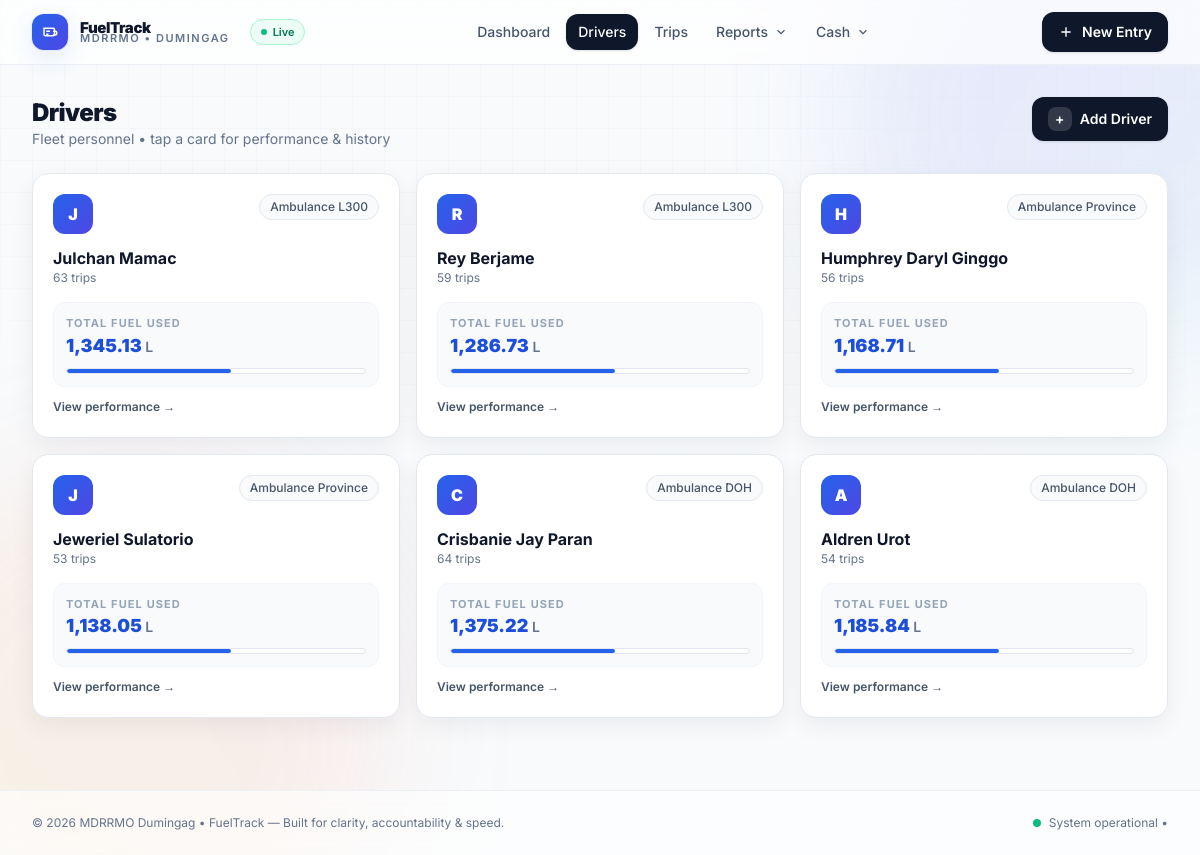
Page /drivers/ on the earlier database version.
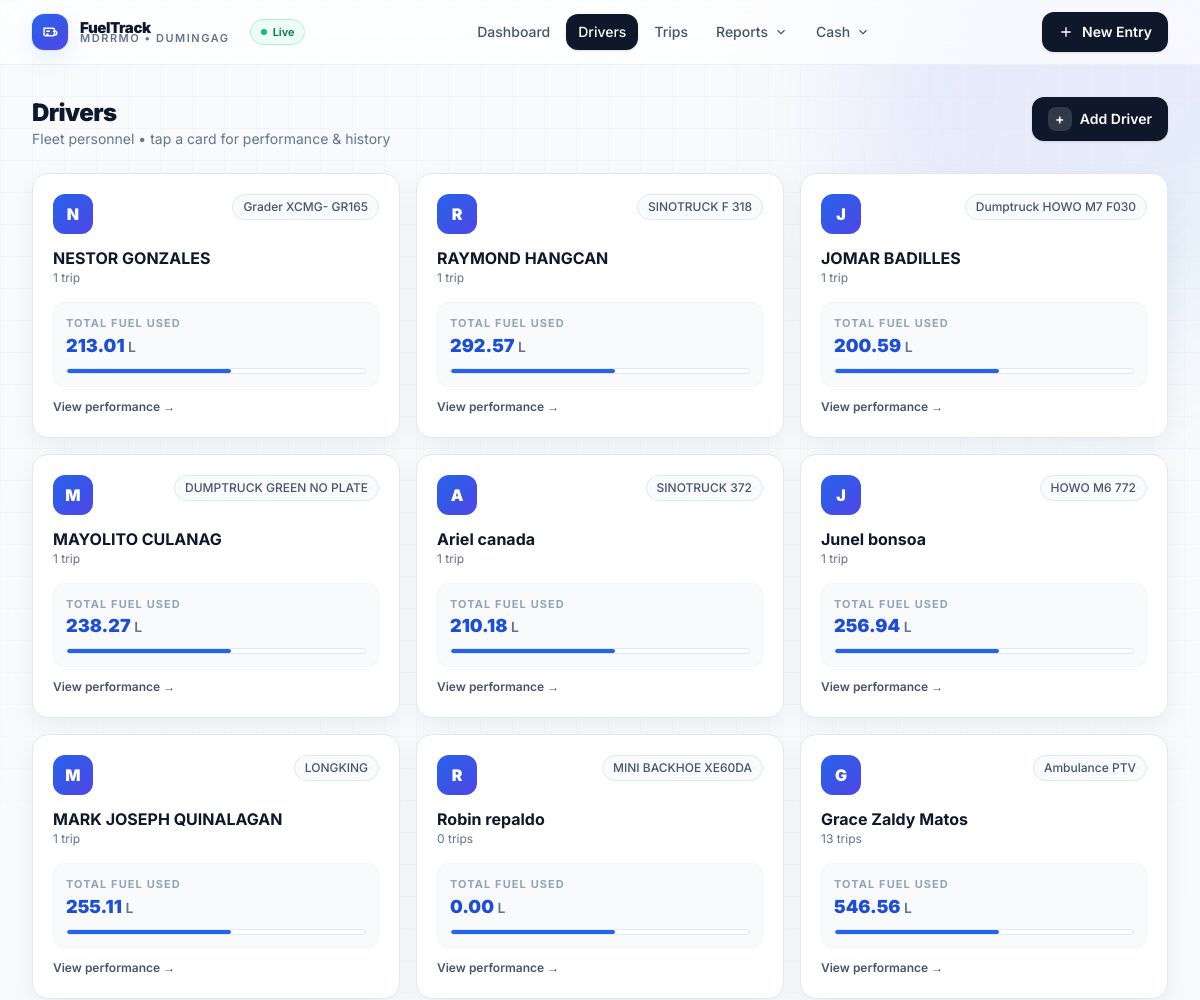
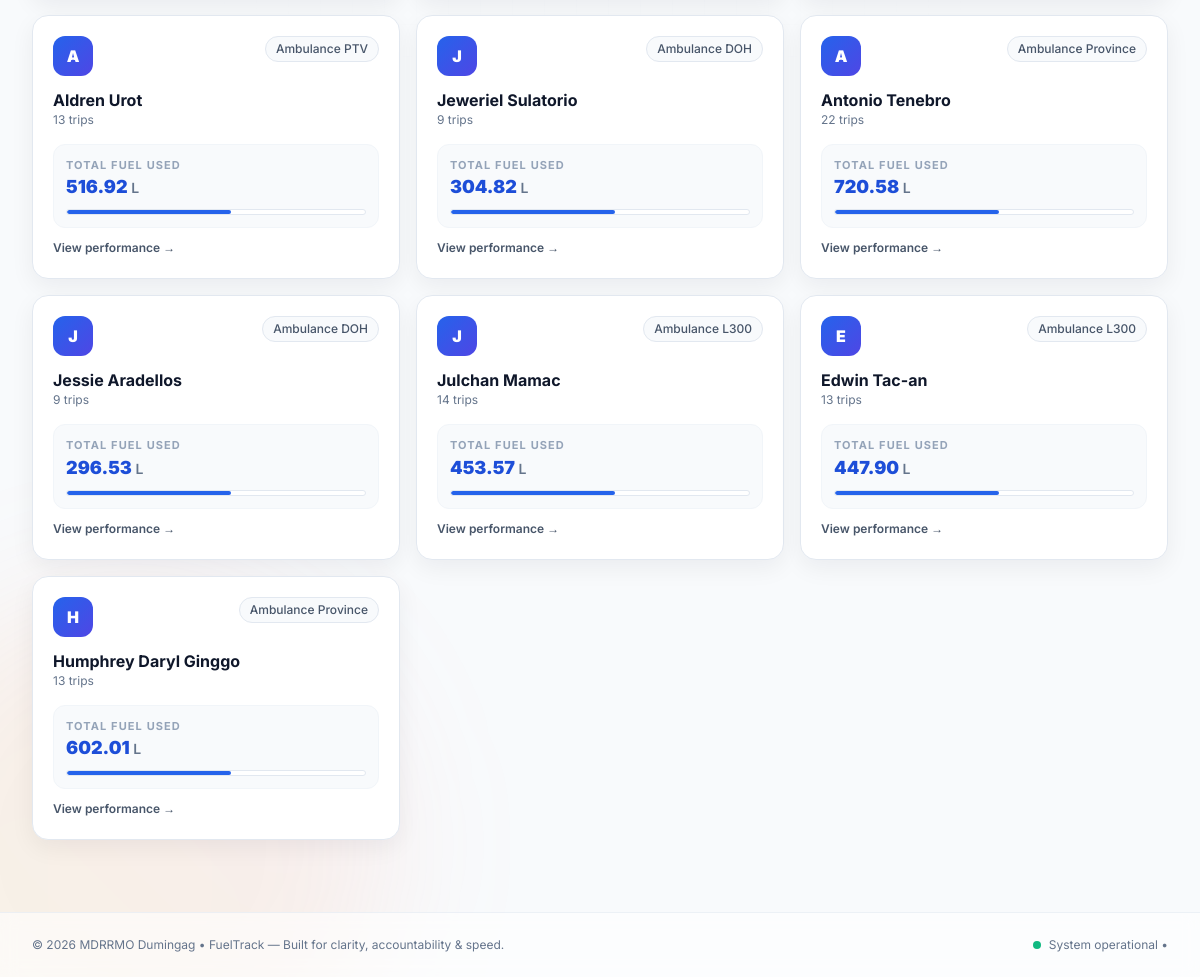
Same page on the later database version (2 pictures, top to bottom).
### fuel/models.py (models this page shows, shortened)
class Driver(models.Model):
    name = models.CharField(max_length=100, unique=True)
    vehicle = models.CharField(max_length=100)
    class Meta:
        verbose_name = "Driver"
        verbose_name_plural = "Drivers"

class FuelConsumption(models.Model):
    reference_number = models.PositiveIntegerField(default=1)
    AMBULANCE_DESTINATION_CHOICES = [
        ('dipolog', 'Dipolog'),
        ('cagayan', 'Cagayan'),
        ('margosatubig', 'Margosatubig'),
        ('pagadian_city', 'Pagadian City'),
        ('ozamiz_city', 'Ozamiz City'),
        ('zamboanga_city', 'Zamboanga City'),
        ('davao_city', 'Davao City'),
        ('ipil', 'Ipil'),
        ('sindangan', 'Sindangan'),
        ('molave_blancia_hospital', 'Molave Blancia Hospital'),  # New destination
    ]
    HEAVY_EQUIPMENT_DESTINATION_CHOICES = [
        ('local', 'Local Area'),
    ]
    MAHAYAG_SPECIAL_CHOICE = [('mahayag', 'Mahayag Medicare')]
    DESTINATION_CHOICES = AMBULANCE_DESTINATION_CHOICES + HEAVY_EQUIPMENT_DESTINATION_CHOICES + MAHAYAG_SPECIAL_CHOICE
    PURPOSE_CHOICES = [
        ('Transport Patient', 'Transport Patient'),
        ('landslide sinonok', 'Landslide Sinonok'),
        ('landslide bag-ong kauswagan', 'Landslide Bag-ong Kauswagan'),
        ('landslide macasing', 'Landslide Macasing'),
        ('mahayag medicare', 'Mahayag Medicare'),
    ]
    driver = models.ForeignKey('Driver', on_delete=models.CASCADE)
    date = models.DateField()
    trip_number = models.PositiveIntegerField(default=1)
    number_of_trips = models.PositiveIntegerField(default=1)
    purpose = models.CharField(max_length=255, choices=PURPOSE_CHOICES, default="Transport Patient")
    destination = models.CharField(max_length=100, choices=DESTINATION_CHOICES, default='local')
    total_liters = models.FloatField()
    cost = models.FloatField()
    vehicle = models.CharField(max_length=100)
    actual_fuel_price = models.FloatField(default=62.00)  # Default to 62.00 for backward compatibility
    departure_time = models.TimeField(null=True, blank=True)
    arrival_time = models.TimeField(null=True, blank=True)
    return_departure_time = models.TimeField(null=True, blank=True)
    return_arrival_time = models.TimeField(null=True, blank=True)
    starting_balance = models.FloatField(null=True, blank=True)  # Starting fuel in tank
    finished_balance = models.FloatField(null=True, blank=True)  # Ending fuel in tank
    consumed_liters = models.FloatField(null=True, blank=True)  # Fuel consumed during trip
    passenger_name = models.CharField(max_length=255, null=True, blank=True)
    or_number = models.CharField(max_length=50, null=True, blank=True)
    MIN_LITERS_PER_TRIP = 17.69
    MAX_LITERS_PER_TRIP = 26.54
    FUEL_PRICE = 62.00 #per liter
    TOTAL_FUEL_ALLOCATION = 5017.135  # 311062.35 / 62.00 = 5017.135 liters
    DESTINATION_BUDGET_MAP = {
        'dipolog': 2500,
        'cagayan': 5000,
        'margosatubig': 2000,
        'pagadian_city': 1000,
        'ozamiz_city': 1500,
        'zamboanga_city': 5000,
        'davao_city': 5000,
        'ipil': 3500,
        'sindangan': 1500,
        'local': 2000,  # Default budget for local trips
        'molave_blancia_hospital': 800,  # New destination budget
    }
    MAHAYAG_BUDGET_UTILIZATION = 900  # Budget available for mahayag special cases (less than ₱1,000)
    HEAVY_EQUIPMENT_FUEL = 400  # Backhoe and Dumptruck consume 400L each
    class Meta:
        unique_together = ('driver', 'date', 'trip_number')

### fuel/views.py (the view)
# urls.py: path('drivers/', views.DriverListView.as_view(), name='driver_list'),
class DriverListView(ListView):
    model = Driver
    template_name = 'fuel/driver_list.html'
    context_object_name = 'drivers'

### fuel/templatetags/custom_filters.py (called while the page is built)
@register.filter
def sum_attr(queryset, attr):
    return sum(getattr(obj, attr, 0) for obj in queryset)

### templates/fuel/driver_list.html (shortened to what this page needs)
{% extends "base.html" %}
{% load custom_filters  humanize %}
{% block content %}
<div class="flex flex-wrap items-start justify-between gap-4">
    <div>
        <h1 class="text-2xl font-black tracking-tight text-slate-900">Drivers</h1>
        <p class="text-sm text-slate-500">Fleet personnel • tap a card for performance & history</p>
    </div>
    <a href="{% url 'driver_new' %}" class="inline-flex items-center gap-2 rounded-xl bg-slate-900 px-4 py-2.5 text-sm font-semibold text-white shadow hover:bg-black">
        <span class="h-6 w-6 rounded-lg bg-white/15 grid place-items-center">+</span> Add Driver
    </a>
</div>
{% if drivers %}
<div class="mt-6 grid grid-cols-1 sm:grid-cols-2 lg:grid-cols-3 gap-4">
    {% for driver in drivers %}
    <a href="{% url 'driver_detail' driver.pk %}" class="group rounded-2xl border border-slate-200 bg-white p-5 shadow-soft hover:shadow-card hover:-translate-y-0.5 transition">
        <div class="flex items-start justify-between gap-3">
            <span class="h-10 w-10 rounded-xl bg-gradient-to-br from-blue-600 to-indigo-600 text-white grid place-items-center font-black">{{ driver.name|slice:":1" }}</span>
            <span class="rounded-full border border-slate-200 bg-slate-50 px-2.5 py-1 text-xs font-medium text-slate-600">{{ driver.vehicle|default:"Fleet" }}</span>
        </div>
        <h3 class="mt-3 text-base font-bold text-slate-900 group-hover:text-blue-700">{{ driver.name }}</h3>
        <p class="text-xs text-slate-500">{{ driver.fuelconsumption_set.count }} trip{{ driver.fuelconsumption_set.count|pluralize }}</p>
        <div class="mt-4 rounded-xl border border-slate-100 bg-slate-50 p-3">
            <p class="text-[11px] font-bold tracking-widest text-slate-400 uppercase">Total Fuel Used</p>
            <p class="text-lg font-black text-blue-700">{{ driver.fuelconsumption_set.all|sum_attr:'total_liters'|floatformat:2|intcomma }}<span class="text-sm font-semibold text-slate-500"> L</span></p>
            <div class="mt-2 h-1.5 rounded-full bg-white border border-slate-200 overflow-hidden"><div class="h-full rounded-full bg-blue-600 w-[55%] group-hover:w-[68%] transition-all"></div></div>
        </div>
        <span class="mt-3 inline-flex text-xs font-semibold text-slate-600 group-hover:text-slate-900">View performance →</span>
    </a>
    {% endfor %}
</div>
{% endif %}
{% endblock %}

### templates/base.html (shortened to what this page needs)
<!DOCTYPE html>
<html lang="en">
{% load custom_filters  humanize %}
<head>
    <script src="https://cdn.tailwindcss.com"></script>
</head>
<body class="bg-[#f8fafc] text-slate-900 min-h-screen selection:bg-blue-600 selection:text-white">
    <div class="fixed inset-0 -z-10 pointer-events-none overflow-hidden">
    </div>
    {% block top_nav %}{% include "partials/top_nav.html" %}{% endblock %}
    <main class="mx-auto max-w-[1440px] px-4 sm:px-6 lg:px-8 py-6 lg:py-8">
        {% block content %}{% endblock %}
    </main>
    <footer class="no-print mt-10 border-t border-slate-200/60 bg-white/60 backdrop-blur">
        <div class="mx-auto max-w-[1440px] px-4 sm:px-6 lg:px-8 py-6 flex flex-col md:flex-row items-center justify-between gap-3 text-xs text-slate-500">
            <p>© {% now "Y" %} MDRRMO Dumingag • FuelTrack — Built for clarity, accountability & speed.</p>
            <p class="flex items-center gap-2">
                <span class="inline-flex h-2 w-2 rounded-full bg-emerald-500 animate-pulse"></span>
                System operational • {{ current_month|default:"" }}
            </p>
        </div>
    </footer>
</body>
</html>

### templates/partials/top_nav.html (shortened to what this page needs)
<nav class="sticky top-0 z-50 border-b border-slate-200/60 bg-white/80 backdrop-blur-xl supports-[backdrop-filter]:bg-white/70">
    <div class="mx-auto max-w-[1440px] px-4 sm:px-6 lg:px-8">
        <div class="flex h-[64px] items-center justify-between gap-6">
            <div class="flex items-center gap-3">
                <a href="{% url 'dashboard' %}" class="flex items-center gap-3">
                    <span class="inline-flex h-9 w-9 items-center justify-center rounded-xl bg-gradient-to-br from-blue-600 to-indigo-600 text-white shadow-glow">
                        <svg width="18" height="18" viewBox="0 0 24 24" fill="none" stroke="currentColor" stroke-width="2"><path d="M3 7h13a2 2 0 0 1 2 2v6a2 2 0 0 1-2 2H6a2 2 0 0 1-2-2V9a2 2 0 0 1 2-2Z"/><path d="M16 11h3a2 2 0 0 1 2 2v1a2 2 0 0 1-2 2h-3"/><path d="M7 11h5"/><path d="M7 15h3"/></svg>
                    </span>
                    <span class="leading-none">
                        <span class="block text-[15px] font-black tracking-tight text-slate-900">FuelTrack</span>
                        <span class="block text-[11px] font-semibold tracking-[0.14em] text-slate-500 uppercase -mt-0.5">MDRRMO • Dumingag</span>
                    </span>
                </a>
                <span class="hidden lg:inline-flex items-center gap-1.5 rounded-full border border-emerald-200 bg-emerald-50 px-2.5 py-1 text-[11px] font-semibold text-emerald-700 ml-2">
                    <span class="h-1.5 w-1.5 rounded-full bg-emerald-500"></span> Live
                </span>
            </div>
            <div class="hidden lg:flex items-center gap-1">
                <a href="{% url 'dashboard' %}" class="px-3 py-2 rounded-xl text-sm font-medium transition {% if request.resolver_match.url_name == 'dashboard' %} bg-slate-900 text-white shadow {% else %} text-slate-600 hover:bg-slate-100 hover:text-slate-900 {% endif %}">Dashboard</a>
                <a href="{% url 'driver_list' %}" class="px-3 py-2 rounded-xl text-sm font-medium transition {% if 'driver' in request.resolver_match.url_name %} bg-slate-900 text-white shadow {% else %} text-slate-600 hover:bg-slate-100 hover:text-slate-900 {% endif %}">Drivers</a>
                <a href="{% url 'trip_schedule' %}" class="px-3 py-2 rounded-xl text-sm font-medium transition {% if request.resolver_match.url_name == 'trip_schedule' %} bg-slate-900 text-white shadow {% else %} text-slate-600 hover:bg-slate-100 hover:text-slate-900 {% endif %}" >Trips</a>
                <div class="relative">
                    <button data-dropdown-toggle="reports-dd" class="inline-flex items-center gap-1.5 px-3 py-2 rounded-xl text-sm font-medium text-slate-600 hover:bg-slate-100 hover:text-slate-900">
                        Reports
                        <svg width="14" height="14" viewBox="0 0 24 24" fill="none" stroke="currentColor" stroke-width="2"><path d="m6 9 6 6 6-6"/></svg>
                    </button>
                </div>
                <div class="relative">
                    <button data-dropdown-toggle="cash-dd" class="inline-flex items-center gap-1.5 px-3 py-2 rounded-xl text-sm font-medium text-slate-600 hover:bg-slate-100 hover:text-slate-900">
                        Cash
                        <svg width="14" height="14" viewBox="0 0 24 24" fill="none" stroke="currentColor" stroke-width="2"><path d="m6 9 6 6 6-6"/></svg>
                    </button>
                </div>
            </div>
            <div class="flex items-center gap-2">
                <a href="{% url 'fuel_new' %}" class="hidden sm:inline-flex items-center gap-2 rounded-xl bg-slate-900 px-4 py-2.5 text-sm font-semibold text-white shadow hover:bg-black transition">
                    <svg width="16" height="16" viewBox="0 0 24 24" fill="none" stroke="currentColor" stroke-width="2"><path d="M12 5v14M5 12h14"/></svg>
                    New Entry
                </a>
            </div>
        </div>
    </div>
</nav>

### templates/base.html (style rules this page uses)
* { -webkit-font-smoothing: antialiased; -moz-osx-font-smoothing: grayscale; }
body { font-family: Inter, ui-sans-serif, system-ui; }

Differences in the rows shown:
removed Driver: name "J", vehicle "Ambulance L300", name "Julchan Mamac", fuelconsumption_set.count "63", fuelconsumption_set.all|sum_attr "1,345.13"
removed Driver: name "R", vehicle "Ambulance L300", name "Rey Berjame", fuelconsumption_set.count "59", fuelconsumption_set.all|sum_attr "1,286.73"
removed Driver: name "H", vehicle "Ambulance Province", name "Humphrey Daryl Ginggo", fuelconsumption_set.count "56", fuelconsumption_set.all|sum_attr "1,168.71"
removed Driver: name "J", vehicle "Ambulance Province", name "Jeweriel Sulatorio", fuelconsumption_set.count "53", fuelconsumption_set.all|sum_attr "1,138.05"
removed Driver: name "C", vehicle "Ambulance DOH", name "Crisbanie Jay Paran", fuelconsumption_set.count "64", fuelconsumption_set.all|sum_attr "1,375.22"
removed Driver: name "A", vehicle "Ambulance DOH", name "Aldren Urot", fuelconsumption_set.count "54", fuelconsumption_set.all|sum_attr "1,185.84"
added Driver: name "N", vehicle "Grader XCMG- GR165", name "NESTOR GONZALES", fuelconsumption_set.count "1", fuelconsumption_set.all|sum_attr "213.01"
added Driver: name "R", vehicle "SINOTRUCK F 318", name "RAYMOND HANGCAN", fuelconsumption_set.count "1", fuelconsumption_set.all|sum_attr "292.57"
added Driver: name "J", vehicle "Dumptruck HOWO M7 F030", name "JOMAR BADILLES", fuelconsumption_set.count "1", fuelconsumption_set.all|sum_attr "200.59"
added Driver: name "M", vehicle "DUMPTRUCK GREEN NO PLATE", name "MAYOLITO CULANAG", fuelconsumption_set.count "1", fuelconsumption_set.all|sum_attr "238.27"
added Driver: name "A", vehicle "SINOTRUCK 372", name "Ariel canada", fuelconsumption_set.count "1", fuelconsumption_set.all|sum_attr "210.18"
added Driver: name "J", vehicle "HOWO M6 772", name "Junel bonsoa", fuelconsumption_set.count "1", fuelconsumption_set.all|sum_attr "256.94"
added Driver: name "M", vehicle "LONGKING", name "MARK JOSEPH QUINALAGAN", fuelconsumption_set.count "1", fuelconsumption_set.all|sum_attr "255.11"
added Driver: name "R", vehicle "MINI BACKHOE XE60DA", name "Robin repaldo", fuelconsumption_set.count "0", fuelconsumption_set.all|sum_attr "0.00"
added Driver: name "G", vehicle "Ambulance PTV", name "Grace Zaldy Matos", fuelconsumption_set.count "13", fuelconsumption_set.all|sum_attr "546.56"
added Driver: name "A", vehicle "Ambulance PTV", name "Aldren Urot", fuelconsumption_set.count "13", fuelconsumption_set.all|sum_attr "516.92"
added Driver: name "J", vehicle "Ambulance DOH", name "Jeweriel Sulatorio", fuelconsumption_set.count "9", fuelconsumption_set.all|sum_attr "304.82"
added Driver: name "A", vehicle "Ambulance Province", name "Antonio Tenebro", fuelconsumption_set.count "22", fuelconsumption_set.all|sum_attr "720.58"
added Driver: name "J", vehicle "Ambulance DOH", name "Jessie Aradellos", fuelconsumption_set.count "9", fuelconsumption_set.all|sum_attr "296.53"
added Driver: name "J", vehicle "Ambulance L300", name "Julchan Mamac", fuelconsumption_set.count "14", fuelconsumption_set.all|sum_attr "453.57"
added Driver: name "E", vehicle "Ambulance L300", name "Edwin Tac-an", fuelconsumption_set.count "13", fuelconsumption_set.all|sum_attr "447.90"
added Driver: name "H", vehicle "Ambulance Province", name "Humphrey Daryl Ginggo", fuelconsumption_set.count "13", fuelconsumption_set.all|sum_attr "602.01"
